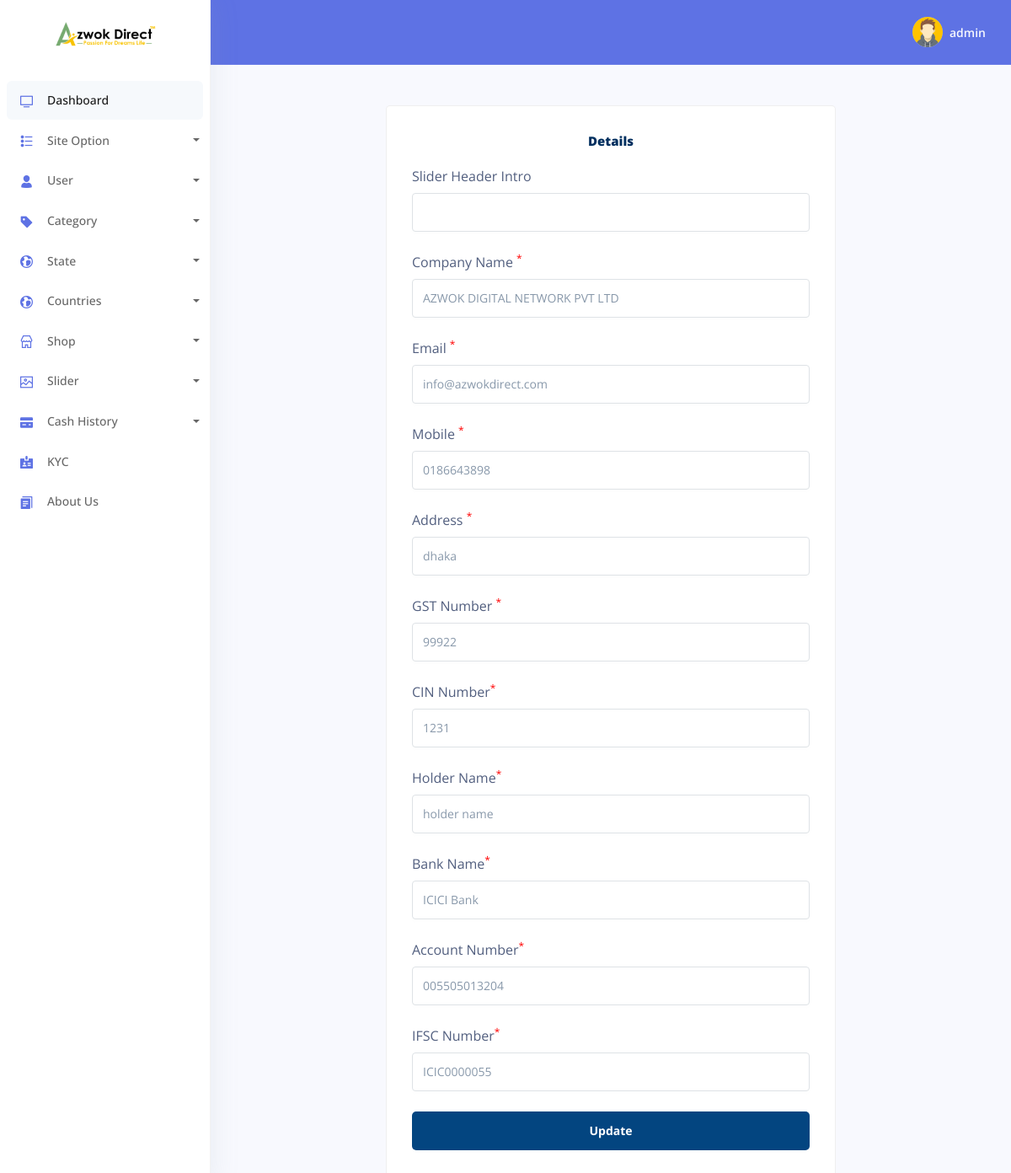
The app's page /admin/cmdetails.php (signed in) with its own data.
### tables this page shows
CREATE TABLE `tbl_logo` (
  `id` int NOT NULL,
  `logo` varchar(240) NOT NULL,
  `front` varchar(240) NOT NULL
);

CREATE TABLE `tbl_company` (
  `id` int NOT NULL,
  `email` varchar(240) DEFAULT NULL,
  `mobile` varchar(240) NOT NULL,
  `address` varchar(240) NOT NULL,
  `gst` varchar(240) DEFAULT NULL,
  `cin` varchar(240) DEFAULT NULL,
  `comName` varchar(240) DEFAULT NULL,
  `sintro` text NOT NULL,
  `holder` varchar(240) NOT NULL,
  `bankName` varchar(240) NOT NULL,
  `bankAcc` varchar(240) NOT NULL,
  `ifsc` varchar(240) NOT NULL
);

### config/Functions.php (called while the page is built, shortened)
<?php
     class Functions{
          public $host=	DB_HOST;
		public $user=	DB_USER;
		public $pass=	DB_PASS;
          public $name= 	DB_NAME;
          public $link;
          public function dbConnect(){
               $this->link= new mysqli($this->host,$this->user,$this->pass,$this->name);
          }
          public function select($query){
               $exicute=$this->link->query($query) or die(mysqli_error($this->link));
               if($exicute->num_rows>0){
                    return $exicute;
               }else{
                    return false;
               }
          }
     }

### Classes/admin/Siteinfo.php (called while the page is built, shortened)
<?php
     class Siteinfo{
             private $db;
             public function __construct(){
                  $this->db=new Functions();
             }
          public function getLogo(){
               $query="SELECT * from tbl_logo";
               $exicute=$this->db->select($query);
               if($exicute){
                    return $exicute;
                }else{
                     return false;
                }
          }
          public function cmDetails(){
               $query="SELECT *  from tbl_company";
               $exicute=$this->db->select($query);
               if($exicute){
                    return $exicute;
                }else{
                     return false;
                }
          }
     }

### admin/cmdetails.php (the view, shortened to what this page needs)
<?php include('template/load-header.php')?>
<?php include('template/sidebar.php')?>
<?php
    $result=$site->cmDetails()
?>
<?php include('template/header.php')?>
<div class="container-fluid mt--6">
  <div class="wrapper">
    <form action="" method="post" enctype="multipart/form-data">
      <div class="form add-from" >
           <h4 style="color:#002f5f;text-align: Center;padding:10px 0px;"><b>Details </b></h4>
           <?php while($value=$result->fetch_assoc()){?>
          <div class="form-group">
                <label>Slider Header Intro</label><br>
                <input  class="form-control" value="<?php echo $value['sintro']?>" type="text" name="sintro" id="" >
          </div>
           <div class="form-group">
                <label>Company Name <sup style="color: red;">*</sup></label><br>
                <input  class="form-control" value="<?php echo $value['comName']?>" type="text" name="com" id="" required>
          </div>
          <div class="form-group">
                <label>Email <sup style="color: red;">*</sup></label><br>
                <input  class="form-control" value="<?php echo $value['email']?>" type="text" name="email" id="" required>
          </div>
           <div class="form-group">
                <label>Mobile <sup style="color: red;">*</sup></label><br>
                <input  class="form-control" value="<?php echo $value['mobile']?>" type="text" name="mobile" id="" required>
          </div>
           <div class="form-group">
                <label>Address <sup style="color: red;">*</sup></label><br>
                <input  class="form-control" value="<?php echo $value['address']?>" type="text" name="address" id="" required>
          </div>
          <div class="form-group">
                <label>GST Number <sup style="color: red;">*</sup></label><br>
                <input  class="form-control" value="<?php echo $value['gst']?>" type="text" name="gst" id="" required>
          </div>
          <div class="form-group">
                <label>CIN Number<sup style="color: red;">*</sup></label><br>
                <input  class="form-control" value="<?php echo $value['cin']?>" type="text" name="cin" id="" required>
          </div>
            <div class="form-group">
                <label>Holder Name<sup style="color: red;">*</sup></label><br>
                <input  class="form-control" value="<?php echo $value['holder']?>" type="text" name="holder" id="" required>
          </div>
          <div class="form-group">
                <label>Bank Name<sup style="color: red;">*</sup></label><br>
                <input  class="form-control" value="<?php echo $value['bankName']?>" type="text" name="bank" id="" required>
          </div>
          <div class="form-group">
                <label>Account Number<sup style="color: red;">*</sup></label><br>
                <input  class="form-control" value="<?php echo $value['bankAcc']?>" type="text" name="accs" id="" required>
          </div>
          <div class="form-group">
                <label>IFSC Number<sup style="color: red;">*</sup></label><br>
                <input  class="form-control" value="<?php echo $value['ifsc']?>" type="text" name="ifsc" id="" required>
          </div>
           <?php }?>
           <input  class="form-control" value="Update" type="submit" name="submit" id="">
           <br>
      </div>
    </form>
  </div>
</div>
<?php include('template/footer.php')?>

### admin/template/sidebar.php (shortened to what this page needs)
<body>
  <nav class="sidenav navbar navbar-vertical  fixed-left  navbar-expand-xs navbar-light bg-white" id="sidenav-main">
    <div class="scrollbar-inner">
      <div class="sidenav-header  align-items-center">
        <a class="navbar-brand" href="../index.php">
          <?php
            $result=$site->getLogo();
            if($result){
              while($value=$result->fetch_assoc()){
          ?>
          <img src="<?php echo $value['logo'];?>" class="navbar-brand-img" alt="...">
          <?php }}?>
        </a>
      </div>
      <div class="navbar-inner">
        <div class="collapse navbar-collapse" id="sidenav-collapse-main">
          <ul class="navbar-nav">
            <li class="nav-item">
              <a class="nav-link active" href="dashboard.php">
                <i class="ni ni-tv-2 text-primary"></i>
                <span class="nav-link-text">Dashboard</span>
              </a>
            </li>
            <li class="nav-item">
              <a href="#" class="dropdown-toggle nav-link" id="ddlmenuItem" data-toggle="dropdown"><i class="ni ni-bullet-list-67 text-primary"></i>Site Option</a>
            </li>
            <li class="nav-item">
            <a href="#" class="dropdown-toggle nav-link" id="ddlmenuItem" data-toggle="dropdown"><i class="ni ni-single-02 text-primary"></i>User</a>
          </li>
            <li class="nav-item">
                <a href="#" class="dropdown-toggle nav-link" id="ddlmenuItem" data-toggle="dropdown"><i class="ni ni-tag text-primary"></i>Category</a>
            </li>
            <li class="nav-item">
            <a href="#" class="dropdown-toggle nav-link" id="ddlmenuItem" data-toggle="dropdown"><i class="ni ni-world text-primary"></i>State</a>
          </li>
          <li class="nav-item">
            <a href="#" class="dropdown-toggle nav-link" id="ddlmenuItem" data-toggle="dropdown"><i class="ni ni-world text-primary"></i>Countries</a>
          </li>
            <li class="nav-item">
              <a href="#" class="dropdown-toggle nav-link" id="ddlmenuItem" data-toggle="dropdown"><i class="ni ni-shop text-primary"></i>Shop</a>
            </li>
            <li class="nav-item">
              <a href="#" class="dropdown-toggle nav-link" id="ddlmenuItem" data-toggle="dropdown"><i class="ni ni-image text-primary"></i>Slider</a>
            </li>
            <li class="nav-item">
              <a href="#" class="dropdown-toggle nav-link" id="ddlmenuItem" data-toggle="dropdown"><i class="ni ni-credit-card text-primary"></i>Cash History</a>
            </li>
            <li class="nav-item">
              <a class="nav-link" href="kyc.php">
                <i class="ni ni-badge text-primary"></i>
                <span class="nav-link-collection">KYC</span>
              </a>
            </li>
            <li class="nav-item">
              <a class="nav-link" href="About.php">
                <i class="ni ni-single-copy-04 text-primary"></i>
                <span class="nav-link-collection">About Us</span>
              </a>
            </li>
          </ul>
        </div>
      </div>
    </div>
  </nav>

### assets/css/style.css (style rules this page uses)
body { background: #f7f7f7; }
* { padding: 0; margin:0; }
ul li { position: relative; }
input[type="submit"],.redirect { border: none;background: #034580;color: white;padding: 10px 15px;margin-top: 20px;font-weight: 700;border-radius: 5px; }

### records on screen
tbl_logo: logo (picture)
tbl_company: com "AZWOK DIGITAL NETWORK PVT LTD", email "info@azwokdirect.com", mobile "0186643898", address "dhaka", gst "99922", cin "1231", holder "holder name", bank "ICICI Bank", accs "005505013204", ifsc "ICIC0000055"

### other values on screen
Session::get('admin') "admin"
